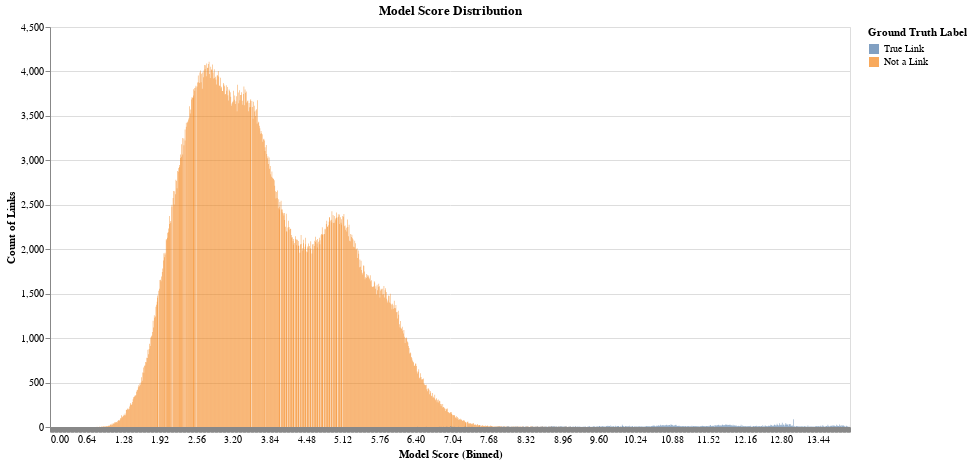

Notebook code cell kept with this figure:
### Markdown cell above
We can see a pretty clear boundary between not-links and links when it comes to the SimSum score. There's a bit of an overlap from 7 - 9.5, but it looks like we'll probably want to set the cutoff somewhere in that range.

### Code cell
tutorial.plot_model_score_distribution(
    df_labeled_features,
    score_column_name="simsum",  
)

### Figure 1 — Vega-Lite specification as saved in the notebook (floating-point values rounded to 4 significant figures; data arrays with more than 128 entries replaced by an {"elided": "..."} marker saying what was removed)
{"config": {"view": {"continuousWidth": 400, "continuousHeight": 300}}, "data": {"name": "data-a35c8086f3a9b04e93ba3f117f276bbc"}, "mark": {"type": "bar", "binSpacing": 0, "opacity": 0.7}, "encoding": {"color": {"type": "nominal", "field": "ground_truth", "legend": {"title": "Ground Truth Label"}, "scale": {"domain": ["True Link", "Not a Link"], "scheme": "tableau10"}}, "opacity": {"condition": {"value": 0.7, "selection": "selector001"}, "value": 0.2}, "tooltip": [{"type": "quantitative", "field": "simsum", "title": "Model Score"}, {"type": "nominal", "field": "ground_truth", "title": "Ground Truth"}, {"type": "quantitative", "field": "count", "title": "Count of Links"}], "x": {"type": "quantitative", "axis": {"tickCount": 5, "title": "Model Score (Binned)"}, "bin": {"extent": [0, 14.0], "step": 0.01}, "field": "simsum"}, "y": {"type": "quantitative", "axis": {"title": "Count of Links"}, "field": "count", "stack": null}}, "height": 400, "selection": {"selector001": {"type": "multi", "fields": ["ground_truth"], "bind": "legend"}, "selector002": {"type": "interval", "bind": "scales", "encodings": ["x", "y"]}}, "title": "Model Score Distribution", "width": 800, "$schema": "https://vega.github.io/schema/vega-lite/v4.8.1.json", "datasets": {"data-a35c8086f3a9b04e93ba3f117f276bbc": {"elided": "1517 records"}}}
